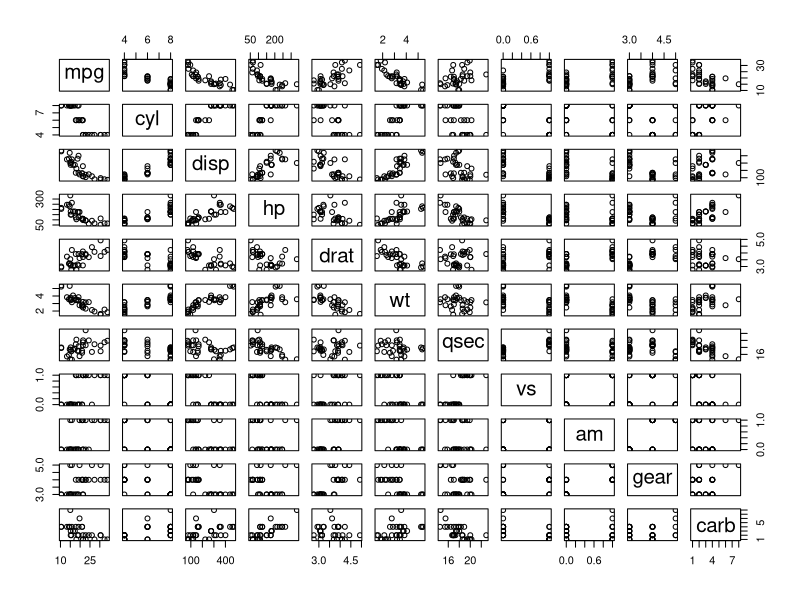
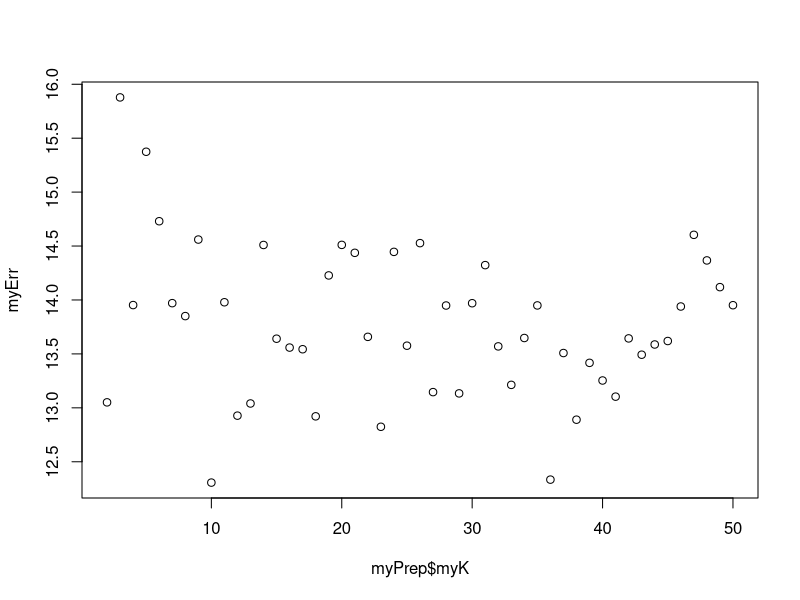

Reproduce these figures in R, in order. (Note: this script raises an error after producing the figures.)
library(rpart)
library(parallel)

head(mtcars)
plot(mtcars)

# we are trying to predict mpg
# functionalize CART algorithm

# step 1 : get maximal tree
getMaxTree <- function(data) { # data is supposed to be Y in first column and X in others
    maxTree <- rpart(data[, 1] ~ ., data[, -1], control = rpart.control(minsplit = 2, cp = 0))
    # plot(maxTree)
    # text(maxTree)
    # print(maxTree)
    # print(summary(maxTree))
    getMaxTree <- maxTree
}

# step 2 : get error threshold to be able to selet the best tree
getThreshold <- function(maxTree) {
    myCPtable <- maxTree$cptable
    # myPlotCP <- plotcp(maxTree)
    # we may have several trees with min xerr, take min xstd and then, min nsplit (must be unique in the end)
    myCPtable_sorted <- myCPtable[order(myCPtable[, 4], myCPtable[, 5], myCPtable[, 2]),]
    getThreshold <- myCPtable_sorted[1,4]+myCPtable_sorted[1,5]
}

# get best CP to be able to get the best tree
getBestCP <- function(maxTree, bestThreshold) {
    myCPtable <- maxTree$cptable
    myEligibleCP <- myCPtable[myCPtable[, 4] <= bestThreshold,]
    # if several trees are elegible then sort them out and select the best
    if (is.vector(myEligibleCP) == FALSE) {
        myBestCP <- myEligibleCP[myEligibleCP[, 2] == min(myEligibleCP[, 2]), 1] # must be unique
    }
    # otherwise we are done
    else {
        myBestCP <- myEligibleCP[1] # must be unique
    }
}

getBestTree <- function(data) {
    myMaxTree <- getMaxTree(data)
    myThreshold <- getThreshold(myMaxTree)
    # print("threshold = ")
    # print(myThreshold)
    myBestCP <- getBestCP(myMaxTree, myThreshold)
    # print("best CP =")
    # print(myBestCP)
    myBestTree <- rpart(data[, 1] ~ ., data[, -1], control = rpart.control(minsplit = 2, cp = myBestCP))
    # plot(myBestTree)
    # text(myBestTree)
    # print(myBestTree)
    # print(summary(myBestTree))
    getBestTree <- myBestTree
}

# Let us determine the CART tree associated to mtcars
myBestTree <- getBestTree(mtcars)
# unstable : different at each execution

# Let us do bagging and CART to plot error as a funciton of K (number of bootstrap sample)

# split our data without replacement into a leanrning sample and and a testing sample
getSplit <- function(data, ts) {
    # ts = testing sample size
    n <- nrow(data)
    testIndex <- sample(1:n, ts)
    mySplit <- list(learn = data[-testIndex,], test = data[testIndex,])
}

# create a bootstrap sample with replacement of size bs
getBootstrap <- function(data, bs) { # bs = bagsize
    len <- nrow (data)
    myRows <- sample(1:len, len, replace = TRUE)
    getBootstrap <- data[myRows,]
}

# from splited data, get error of prediction with a bagging of K bootstrap samples of size bs computed on a test sample of size ts 
getPoint <- function(learnData, testData, K, ts, bs) { # ts = test size, bs = bootstrap sample size
    # get K predictions of K boostrap samples of size bs from data (first column of test is real Y values)
    myKpredict <- replicate(K, predict(getBestTree(getBootstrap(learnData, bs)), newdata = testData[-1]))
    # get prediction out of K predictions
    myBagPredict <- rowMeans(myKpredict)
    # get norm 2 error between predicition and real value
    getPoint <- norm(myBagPredict - testData[1], type = "2")
}

# prepare split for our test with bagging going from 2 to Kmax
prepareCompute <- function(Kmax) {
    mySplit <- getSplit(mtcars, 10)
    myLearn <- mySplit$learn
    myTest <- mySplit$test
    myK <- 2:Kmax
    myPrep <- list(myLearn, myTest, myK)
    names(myPrep) <- list ("myLearn", "myTest", "myK")
    return (myPrep)
}

# process our test and plot error vs K without parrallelization
simpleCompute <- function(Kmax) {
    myPrep <- prepareCompute(Kmax)
    myErr <- lapply(myPrep$myK, function(x) { return(getPoint(myPrep$myLearn, myPrep$myTest, x, 10, nrow(mtcars))) })
    plot(myPrep$myK, myErr)
    return(as.vector(myErr))
}

# process our test and plot error vs K with as many threads as the number of cores of the machine
parCompute <- function(Kmax) {
    myPrep <- prepareCompute(Kmax)
    myLearn <- myPrep$myLearn
    myTest <- myPrep$myTest
    myK <- myPrep$myK

    # create a cluster
    numCores <- detectCores()
    cl <- makeCluster(numCores)
    # export useful objects in the cluster
    clusterExport(cl, list("getMaxTree", "getThreshold", "getBestTree", "getBestCP", "getBootstrap", "getPoint", "myLearn", "myTest", "myK"))
    # parallelize sapply
    myErr <- parSapply(cl, myPrep$myK, FUN = function(x) { return(getPoint(myPrep$myLearn, myPrep$myTest, x, 10, nrow(mtcars))) }, simplify = simplify)
    # close the cluster
    stopCluster(cl)

    plot(myPrep$myK, myErr)
    return(as.vector(myErr))
}

system.time(simpleCompute(50))
system.time(parCompute(50))

system.time(simpleCompute(100))
system.time(parCompute(100))

system.time(simpleCompute(200))
system.time(parCompute(200))

# system.time(simpleCompute(500))
system.time(parCompute(500))
